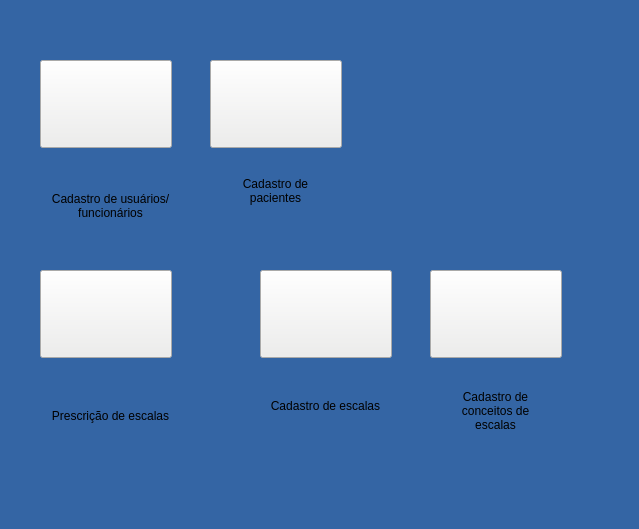
<?xml version="1.0" encoding="UTF-8"?>
<ui version="4.0">
 <class>menu_cadastro</class>
 <widget class="QWidget" name="menu_cadastro">
  <property name="windowModality">
   <enum>Qt::ApplicationModal</enum>
  </property>
  <property name="geometry">
   <rect>
    <x>0</x>
    <y>0</y>
    <width>639</width>
    <height>529</height>
   </rect>
  </property>
  <property name="sizePolicy">
   <sizepolicy hsizetype="Preferred" vsizetype="Preferred">
    <horstretch>0</horstretch>
    <verstretch>0</verstretch>
   </sizepolicy>
  </property>
  <property name="windowTitle">
   <string>Menu de Cadastros</string>
  </property>
  <property name="layoutDirection">
   <enum>Qt::LeftToRight</enum>
  </property>
  <property name="styleSheet">
   <string notr="true">background-color: rgb(52, 101, 164);</string>
  </property>
  <property name="inputMethodHints">
   <set>Qt::ImhMultiLine</set>
  </property>
  <widget class="QLabel" name="label">
   <property name="geometry">
    <rect>
     <x>50</x>
     <y>170</y>
     <width>121</width>
     <height>71</height>
    </rect>
   </property>
   <property name="text">
    <string>Cadastro de usuários/funcionários</string>
   </property>
   <property name="alignment">
    <set>Qt::AlignCenter</set>
   </property>
   <property name="wordWrap">
    <bool>true</bool>
   </property>
  </widget>
  <widget class="QPushButton" name="Btn_cad_usuarios">
   <property name="geometry">
    <rect>
     <x>40</x>
     <y>60</y>
     <width>132</width>
     <height>88</height>
    </rect>
   </property>
   <property name="cursor">
    <cursorShape>PointingHandCursor</cursorShape>
   </property>
   <property name="toolTip">
    <string>Cadastro de usuários</string>
   </property>
   <property name="styleSheet">
    <string notr="true">QPushButton:hover {   
    border: 20px solid yellow;
    border-radius: 45px;   
   
}
QPushButton{   
    background-color:rgb(238, 238, 236);
}</string>
   </property>
   <property name="text">
    <string/>
   </property>
   <property name="icon">
    <iconset>
     <normaloff>IMAGENS/cadasro_usuario_adobespark.png</normaloff>IMAGENS/cadasro_usuario_adobespark.png</iconset>
   </property>
   <property name="iconSize">
    <size>
     <width>120</width>
     <height>100</height>
    </size>
   </property>
  </widget>
  <widget class="QLabel" name="label_3">
   <property name="geometry">
    <rect>
     <x>270</x>
     <y>360</y>
     <width>111</width>
     <height>91</height>
    </rect>
   </property>
   <property name="text">
    <string>Cadastro de escalas</string>
   </property>
   <property name="alignment">
    <set>Qt::AlignCenter</set>
   </property>
   <property name="wordWrap">
    <bool>true</bool>
   </property>
  </widget>
  <widget class="QPushButton" name="Btn_cad_escalas">
   <property name="geometry">
    <rect>
     <x>260</x>
     <y>270</y>
     <width>132</width>
     <height>88</height>
    </rect>
   </property>
   <property name="cursor">
    <cursorShape>PointingHandCursor</cursorShape>
   </property>
   <property name="toolTip">
    <string>Cadastro de escalas</string>
   </property>
   <property name="styleSheet">
    <string notr="true">QPushButton:hover {   
    border: 20px solid yellow;
    background-color: yellow;
    border-radius: 45px;   
   
}
QPushButton{   
    background-color:rgb(238, 238, 236);
}</string>
   </property>
   <property name="text">
    <string/>
   </property>
   <property name="icon">
    <iconset>
     <normaloff>IMAGENS/cadastro_de_escalas.jpg</normaloff>IMAGENS/cadastro_de_escalas.jpg</iconset>
   </property>
   <property name="iconSize">
    <size>
     <width>140</width>
     <height>100</height>
    </size>
   </property>
  </widget>
  <widget class="QLabel" name="label_4">
   <property name="geometry">
    <rect>
     <x>50</x>
     <y>380</y>
     <width>121</width>
     <height>71</height>
    </rect>
   </property>
   <property name="text">
    <string>Prescrição de escalas</string>
   </property>
   <property name="alignment">
    <set>Qt::AlignCenter</set>
   </property>
   <property name="wordWrap">
    <bool>true</bool>
   </property>
  </widget>
  <widget class="QPushButton" name="Btn_prescricao">
   <property name="geometry">
    <rect>
     <x>40</x>
     <y>270</y>
     <width>132</width>
     <height>88</height>
    </rect>
   </property>
   <property name="cursor">
    <cursorShape>PointingHandCursor</cursorShape>
   </property>
   <property name="toolTip">
    <string>Prescrição de Escalas</string>
   </property>
   <property name="styleSheet">
    <string notr="true">QPushButton:hover {   
    border: 20px solid yellow;
    border-radius: 45px;   
   
}
QPushButton{   
    background-color:rgb(238, 238, 236);
}</string>
   </property>
   <property name="text">
    <string/>
   </property>
   <property name="icon">
    <iconset>
     <normaloff>IMAGENS/prescricao_de_escalas.png</normaloff>IMAGENS/prescricao_de_escalas.png</iconset>
   </property>
   <property name="iconSize">
    <size>
     <width>120</width>
     <height>100</height>
    </size>
   </property>
  </widget>
  <widget class="QLabel" name="label_5">
   <property name="geometry">
    <rect>
     <x>220</x>
     <y>170</y>
     <width>111</width>
     <height>41</height>
    </rect>
   </property>
   <property name="text">
    <string>Cadastro de pacientes</string>
   </property>
   <property name="alignment">
    <set>Qt::AlignCenter</set>
   </property>
   <property name="wordWrap">
    <bool>true</bool>
   </property>
  </widget>
  <widget class="QPushButton" name="Btn_cad_pacientes">
   <property name="geometry">
    <rect>
     <x>210</x>
     <y>60</y>
     <width>132</width>
     <height>88</height>
    </rect>
   </property>
   <property name="cursor">
    <cursorShape>PointingHandCursor</cursorShape>
   </property>
   <property name="acceptDrops">
    <bool>false</bool>
   </property>
   <property name="toolTip">
    <string>Cadastro de pacientes</string>
   </property>
   <property name="styleSheet">
    <string notr="true">QPushButton:hover {   
    border: 20px solid yellow;
    background-color: yellow;
    border-radius: 45px;   
   
}
QPushButton{   
    background-color:rgb(238, 238, 236);
}</string>
   </property>
   <property name="text">
    <string/>
   </property>
   <property name="icon">
    <iconset>
     <normaloff>IMAGENS/cadastro_de_pacientes.png</normaloff>IMAGENS/cadastro_de_pacientes.png</iconset>
   </property>
   <property name="iconSize">
    <size>
     <width>140</width>
     <height>100</height>
    </size>
   </property>
  </widget>
  <widget class="QPushButton" name="Btn_cad_conceitos">
   <property name="geometry">
    <rect>
     <x>430</x>
     <y>270</y>
     <width>132</width>
     <height>88</height>
    </rect>
   </property>
   <property name="cursor">
    <cursorShape>PointingHandCursor</cursorShape>
   </property>
   <property name="toolTip">
    <string>Cadastro de Conceitos</string>
   </property>
   <property name="styleSheet">
    <string notr="true">QPushButton:hover {   
    border: 20px solid yellow;
    background-color: yellow;
    border-radius: 45px;   
   
}
QPushButton{   
    background-color:rgb(238, 238, 236);
}</string>
   </property>
   <property name="text">
    <string/>
   </property>
   <property name="icon">
    <iconset>
     <normaloff>IMAGENS/cadastro_de_conceitos.png</normaloff>IMAGENS/cadastro_de_conceitos.png</iconset>
   </property>
   <property name="iconSize">
    <size>
     <width>120</width>
     <height>100</height>
    </size>
   </property>
  </widget>
  <widget class="QLabel" name="label_6">
   <property name="geometry">
    <rect>
     <x>440</x>
     <y>380</y>
     <width>111</width>
     <height>61</height>
    </rect>
   </property>
   <property name="text">
    <string>Cadastro de conceitos de escalas</string>
   </property>
   <property name="alignment">
    <set>Qt::AlignCenter</set>
   </property>
   <property name="wordWrap">
    <bool>true</bool>
   </property>
  </widget>
 </widget>
 <resources/>
 <connections/>
</ui>
